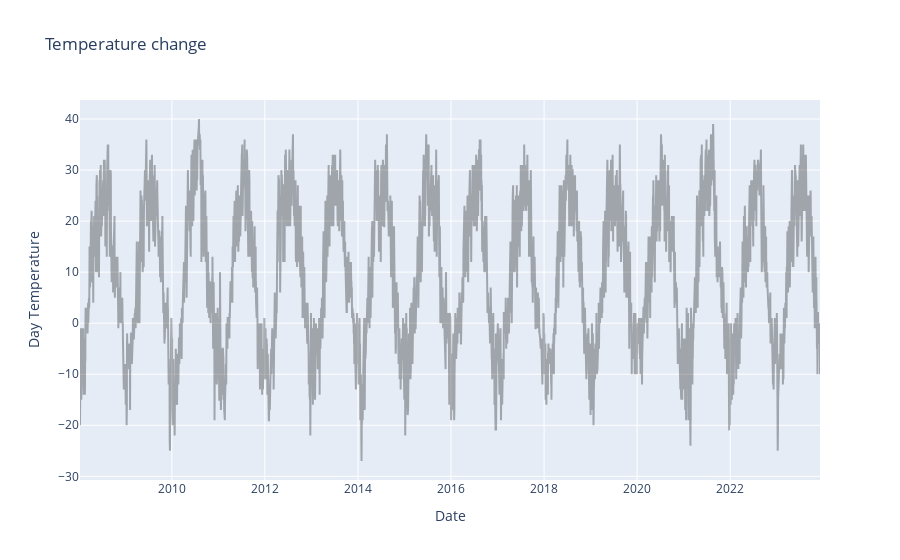

Here is the notebook cell this chart was saved with:
### Markdown cell above
Графики изменения температуры

### Code cell
def get_graph(df: pd.DataFrame, title: str) -> None:
    """ 
    Визуализация графа
    """
    data = []

    value = go.Scatter(
        x=df.index,
        y=df['Day Temperature'],
        mode="lines",
        name="values",
        marker=dict(),
        text=df.index,
        line=dict(color="rgba(0,0,0, 0.3)"),
    )
    data.append(value)

    layout = dict(
        title=title,
        xaxis=dict(title="Date", ticklen=5, zeroline=False),
        yaxis=dict(title="Day Temperature", ticklen=5, zeroline=False),
    )

    fig = dict(data=data, layout=layout)
    iplot(fig)


get_graph(df, "Temperature change")

### Figure 1 — Plotly figure (JSON) as saved in the notebook; plotly's stock layout.template omitted (floating-point values rounded to 4 significant figures; data arrays with more than 128 entries replaced by an {"elided": "..."} marker saying what was removed)
{"data": [{"line": {"color": "rgba(0,0,0, 0.3)"}, "mode": "lines", "name": "values", "text": {"elided": "5783 str values"}, "type": "scatter", "x": {"elided": "5783 str values"}, "y": {"elided": "5783 int values"}}], "layout": {"title": {"text": "Temperature change"}, "xaxis": {"ticklen": 5, "title": {"text": "Date"}, "zeroline": false}, "yaxis": {"ticklen": 5, "title": {"text": "Day Temperature"}, "zeroline": false}}}
